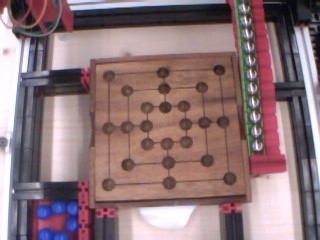
#> input picture img/TXTCamImg.jpg, 320 x 240 px
$ python align_TXTCamIMG.py
#> lines starting #> are read from the running program, lines starting #| are printed output that depends on the picture
### vec.py
# -*- coding:utf-8 -*-

################## http://www.pygame.org/wiki/2DVectorClass ##################

# This module implements the Vec2d class that can be used as a (full?)
# replacement of the class Vector2 from pygame.math that is
# (sometimes?) not available.

import operator
import math


class Vec2d(object):
    """2d vector class, supports vector and scalar operators,
       and also provides a bunch of high level functions
       """
    __slots__ = ['x', 'y']

    def __init__(self, x_or_pair, y=None):
        if y is None:
            self.x = x_or_pair[0]
            self.y = x_or_pair[1]
        else:
            self.x = x_or_pair
            self.y = y

    def __len__(self):
        return 2

    def __getitem__(self, key):
        if key == 0:
            return self.x
        elif key == 1:
            return self.y
        else:
            raise IndexError("Invalid subscript " + str(key) + " to Vec2d")

    # [7 lines left out: function __setitem__, not called in this run]

    # String representaion (for debugging)
    def __repr__(self):
        return '%s(%s, %s)' % (self.__class__.__name__, self.x, self.y)

    # Comparison
    # [11 lines left out: functions __eq__, __ne__, not called in this run]

    def __nonzero__(self):
        return bool(self.x or self.y)

    # Generic operator handlers
    def _o2(self, other, f):
        "Any two-operator operation where the left operand is a Vec2d"
        if isinstance(other, self.__class__):
            return self.__class__(f(self.x, other.x),
                                  f(self.y, other.y))
        elif (hasattr(other, "__getitem__")):
            return self.__class__(f(self.x, other[0]),
                                  f(self.y, other[1]))
        else:
            return self.__class__(f(self.x, other),
                                  f(self.y, other))

    # [18 lines left out: functions _r_o2, _io, not called in this run]

    # Addition
    def __add__(self, other):
        if isinstance(other, self.__class__):
            return self.__class__(self.x + other.x, self.y + other.y)
        elif hasattr(other, "__getitem__"):
            return self.__class__(self.x + other[0], self.y + other[1])
        else:
            return self.__class__(self.x + other, self.y + other)
    __radd__ = __add__

    # [11 lines left out: function __iadd__, not called in this run]

    # Subtraction
    def __sub__(self, other):
        if isinstance(other, self.__class__):
            return self.__class__(self.x - other.x, self.y - other.y)
        elif (hasattr(other, "__getitem__")):
            return self.__class__(self.x - other[0], self.y - other[1])
        else:
            return Vec2d(self.x - other, self.y - other)

    # [19 lines left out: functions __rsub__, __isub__, not called in this run]

    # Multiplication
    def __mul__(self, other):
        if isinstance(other, self.__class__):
            return self.__class__(self.x * other.x, self.y * other.y)
        if (hasattr(other, "__getitem__")):
            return self.__class__(self.x * other[0], self.y * other[1])
        else:
            return self.__class__(self.x * other, self.y * other)
    __rmul__ = __mul__

    # [11 lines left out: function __imul__, not called in this run]

    # Division
    def __div__(self, other):
        return self._o2(other, operator.div)

    def __rdiv__(self, other):
        return self._r_o2(other, operator.div)

    def __idiv__(self, other):
        return self._io(other, operator.div)

    def __floordiv__(self, other):
        return self._o2(other, operator.floordiv)

    def __rfloordiv__(self, other):
        return self._r_o2(other, operator.floordiv)

    def __ifloordiv__(self, other):
        return self._io(other, operator.floordiv)

    def __truediv__(self, other):
        return self._o2(other, operator.truediv)

    def __rtruediv__(self, other):
        return self._r_o2(other, operator.truediv)

    def __itruediv__(self, other):
        return self._io(other, operator.floordiv)

    # Modulo
    def __mod__(self, other):
        return self._o2(other, operator.mod)

    def __rmod__(self, other):
        return self._r_o2(other, operator.mod)

    def __divmod__(self, other):
        return self._o2(other, operator.divmod)

    def __rdivmod__(self, other):
        return self._r_o2(other, operator.divmod)

    # Exponentation
    def __pow__(self, other):
        return self._o2(other, operator.pow)

    def __rpow__(self, other):
        return self._r_o2(other, operator.pow)

    # Bitwise operators
    def __lshift__(self, other):
        return self._o2(other, operator.lshift)

    def __rlshift__(self, other):
        return self._r_o2(other, operator.lshift)

    def __rshift__(self, other):
        return self._o2(other, operator.rshift)

    def __rrshift__(self, other):
        return self._r_o2(other, operator.rshift)

    def __and__(self, other):
        return self._o2(other, operator.and_)
    __rand__ = __and__

    def __or__(self, other):
        return self._o2(other, operator.or_)
    __ror__ = __or__

    def __xor__(self, other):
        return self._o2(other, operator.xor)
    __rxor__ = __xor__

    # Unary operations
    def __neg__(self):
        return Vec2d(operator.neg(self.x), operator.neg(self.y))

    def __pos__(self):
        return Vec2d(operator.pos(self.x), operator.pos(self.y))

    def __abs__(self):
        return Vec2d(abs(self.x), abs(self.y))

    def __invert__(self):
        return Vec2d(-self.x, -self.y)

    # vectory functions
    def get_length_sqrd(self):
        return self.x**2 + self.y**2

    def get_length(self):
        return math.sqrt(self.x**2 + self.y**2)

    # [4 lines left out: function __setlength, not called in this run]
    length = property(
        get_length,
        __setlength,
        None,
        "gets or sets the magnitude of the vector")

    # [26 lines left out: functions rotate, rotated, get_angle, __setangle, not called in this run]
    angle = property(
        get_angle,
        __setangle,
        None,
        "gets or sets the angle of a vector")

    # [17 lines left out: functions get_angle_between, normalized, normalize_return_length, not called in this run]

    def perpendicular(self):
        return Vec2d(-self.y, self.x)

    # [5 lines left out: function perpendicular_normal, not called in this run]

    def dot(self, other):
        return float(self.x * other[0] + self.y * other[1])

    def get_distance(self, other):
        return math.sqrt((self.x - other[0])**2 + (self.y - other[1])**2)

    def get_dist_sqrd(self, other):
        return (self.x - other[0])**2 + (self.y - other[1])**2

    # [5 lines left out: function projection, not called in this run]

    def cross(self, other):
        return self.x * other[1] - self.y * other[0]

    def interpolate_to(self, other, range):
        return Vec2d(self.x + (other[0] - self.x) *
                     range, self.y + (other[1] - self.y) * range)

    # [6 lines left out: function convert_to_basis, not called in this run]

    def __getstate__(self):
        return [self.x, self.y]

    def __setstate__(self, dict):
        self.x, self.y = dict

### align_TXTCamIMG.py
import time
import cv2
from vec import Vec2d
import numpy as np
import pickle


class Point(Vec2d):

    def __init__(self, x_or_pair, y=None):
        Vec2d.__init__(self, x_or_pair, y)

    def xy(self):
        return int(self.x), int(self.y)


SPACE_KEY = 1048608
VERBOSE = False
COLOR_RED = 0, 0, 255           # BGR !
COLOR_BLUE = 255, 0, 0
COLOR_GREEN = 0, 255, 0
POS_PICKLE_FILE = "data/pick_pos.txt"


def read_image(file):
#> called with file = 'img/TXTCamImg.jpg'
    image = cv2.imread(file)
#> image is the input picture: shape (240, 320, 3); mean B, G, R 120.9, 117.1, 141.8
    return image


def show_image(image, title="main"):
    # Show image IMAGE in a window names (with title) TITLE
    cv2.imshow(title, image)


def write_image(image, file):
    cv2.imwrite(file, image)


def null_back(event, x, y, flags, param):
    # No-op mouse callback
    pass


# [17 lines left out: functions get_point, points_from_image, not called in this run]


def draw_dot(ima, center, radius=3, color=COLOR_RED):
    # Draw a filled circle on IMA at CENTER with radius RADIUS"
    cv2.circle(ima, center.xy(), radius, color, thickness=-1)


# [11 lines left out: function pick_positions, not called in this run]


def middle_points(a, b, count=1):
    step = (b - a) / (count + 1)
    return [a + step * (i + 1) for i in range(count)]


def mid(a, b):
    return middle_points(a, b)[0]


def draw_points(image, pp, radius=5, color=COLOR_RED):
    for p in pp:
        draw_dot(image, p, radius=radius, color=color)


def inteporlate(tl, tr, bl, br):
    pp = list()
    pp.extend((mid(tl, tr),
               mid(tl, bl),
               mid(tr, br),
               mid(bl, br)))
    pp.extend(middle_points(tl, br, 5))
    pp.extend(middle_points(tr, bl, 5))
    return pp


def pp_to_array(pp):
    return np.array(pp, np.float32)


def make_matrix(pp, qq=None):
    if qq is None:
        qq = (Point(0, 0),
              Point(100, 0),
              Point(0, 100),
              Point(100, 100))

    return cv2.getPerspectiveTransform(
        pp_to_array(pp),
        pp_to_array(qq))


board = read_image("img/TXTCamImg.jpg")
try:
    with open(POS_PICKLE_FILE, "rb") as file:
#> (reads data/pick_pos.txt from the repository)
        pp = pickle.load(file)
except Exception as e:
    print(e)
    with open(POS_PICKLE_FILE, "wb") as file:
        pp = pick_positions(board, count=4)
        pickle.dump(pp, file)

tl, tr, bl, br = pp
qq = (tl,
      Point(tr.x, tl.y),
      Point(tl.x, bl.y),
      Point(tr.x, bl.y))
mat = make_matrix(pp, qq)

w = max(tr.x, br.x) + 100
h = max(bl.y, br.y) + 100
board = cv2.warpPerspective(board, mat, (w, h))
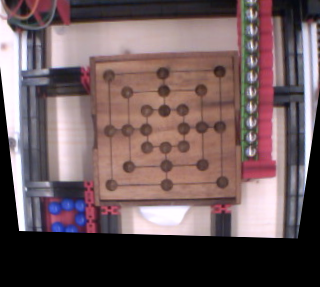
#> board: shape (287, 320, 3); mean B, G, R 93.4, 91.1, 110.8

qq = pp_to_array(pp).dot(mat[:2, :2])
qq = [Point(p) for p in qq]
oo = inteporlate(*qq)

write_image(board, "img/aligned.jpg")
